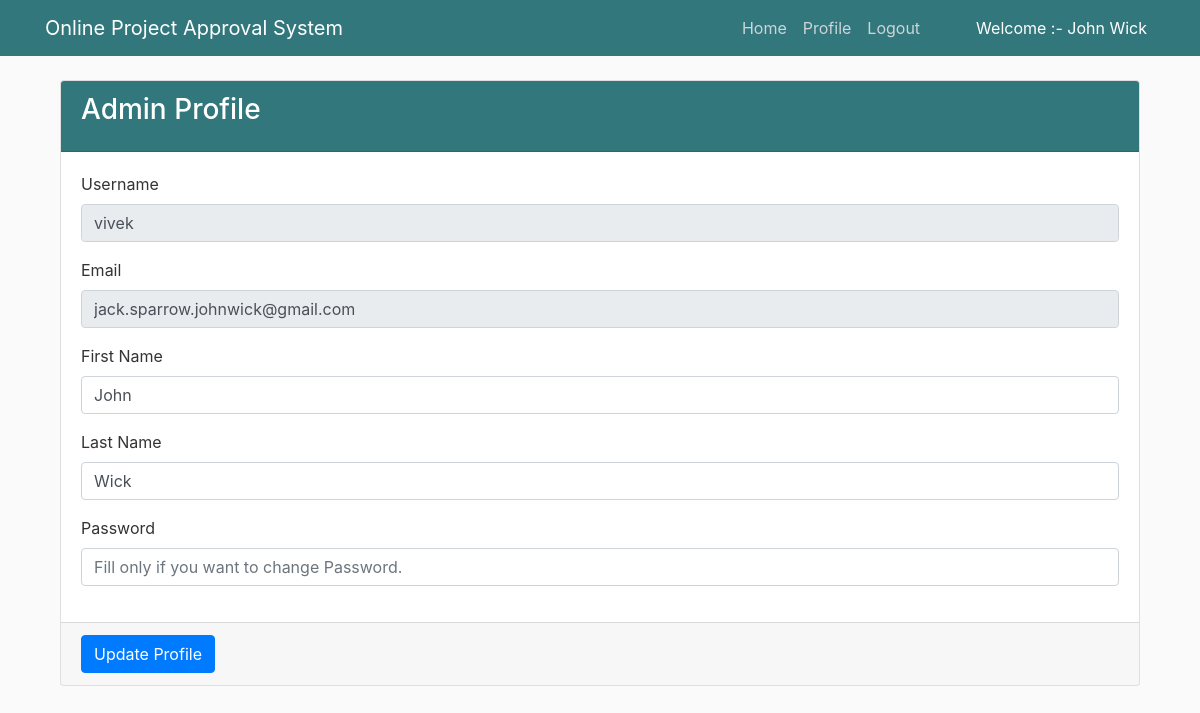
Screenshot of /admin_profile/ (signed in) with the database file from the repository.
### project/models.py (models this page shows, shortened)
class CustomUser(AbstractUser):
    user_type_data = ((1, 'Admin'), (2, 'HOD'), (3, 'Guide'), (4, 'Student'))
    user_type = models.CharField(default = 1, choices = user_type_data, max_length = 10)

### project/adminViews.py (the view)
# urls.py: path('admin_profile/', adminViews.admin_profile, name="admin_profile"),
def admin_profile(request):
    user = CustomUser.objects.get(id=request.user.id)
    context = {
        "user":user
    }
    return render(request, 'project/admin_templates/admin_profile.html',context)

### project/LoginCheckMiddleWare.py (called while the page is built, shortened)
    def process_view(self, request, view_func, view_args, view_kwargs):
        modulename = view_func.__module__
        user = request.user
        if user.is_authenticated:
            if user.user_type == "1":
                if modulename == "project.adminViews":
                    pass
                elif modulename == "project.views" or modulename == "django.views.static":
                    pass
                else:
                    return redirect("admin_home")
            else:
                return redirect("doLogin")

### project/templates/project/admin_templates/admin_profile.html (shortened to what this page needs)
{% extends 'project/admin_templates/manage_base.html' %}
{% block content %}
{% load static %}
<section class="content">
        <div class="container-fluid">
            <div class="row">
                <div class="col-md-12">
                    <div class="card card-primary">
                    <div class="card-header">
                        <h3 class="card-title">Admin Profile</h3>
                    </div>
                    <form role="form" method="POST" action="{% url 'admin_profile_update' %}">
                        <div class="card-body">
                            <div class="form-group">
                                <label>Username </label>
                                <input type="text" class="form-control" name="username" value="{{ user.username }}" disabled="disabled">
                            </div>
                            <div class="form-group">
                                <label>Email </label>
                                <input type="text" class="form-control" name="email" value="{{ user.email }}" disabled="disabled">
                            </div>
                            <div class="form-group">
                                <label>First Name </label>
                                <input type="text" class="form-control" name="first_name" value="{{ user.first_name }}">
                            </div>
                            <div class="form-group">
                                <label>Last Name </label>
                                <input type="text" class="form-control" name="last_name" value="{{ user.last_name }}">
                            </div>
                           <div class="form-group">
                                <label>Password </label>
                                <input type="text" class="form-control" name="password" placeholder="Fill only if you want to change Password.">
                            </div>
                        </div>
                        <div class="card-footer">
                        <button type="submit" class="btn btn-primary">Update Profile</button>
                        </div>
                    </form>
                    </div>
                </div>
            </div>
        </div>
      </section>
  {% endblock content %}

### project/templates/project/admin_templates/manage_base.html (shortened to what this page needs)
{% load static %}
<!DOCTYPE html>
<html lang="en" dir="ltr">
  <head>
    <link rel="stylesheet" href="https://stackpath.bootstrapcdn.com/bootstrap/4.3.1/css/bootstrap.min.css">
    <link rel="stylesheet" href="{% static "fontawesome-free/css/all.min.css" %}">
  <link rel="stylesheet" href="{% static 'project/main.css' %}">
  </head>
  <body>
    <header class="site-header">
      <nav class="navbar navbar-expand-md navbar-dark bg-steel fixed-top">
        <div class="container">
          <a href="/" class="navbar-brand mr-4" >Online Project Approval System</a>
          <div class="collapse navbar-collapse" id="navbarToggle">
            <div class="navbar-nav">
              {% if user.is_authenticated %}
                <a href="{% url 'admin_home' %}" class="nav-item nav-link">Home</a>
                <a href="{% url 'admin_profile' %}" class="nav-item nav-link">Profile</a>
                <a href="{% url 'logout_user' %}" class="nav-item nav-link">Logout</a>
                <a class="nav-item nav-link pl-5" style="color:white;"> Welcome :- {{ user.first_name }} {{ user.last_name }}</a>
              {% else %}
                <a href="{% url 'project-home' %}" class="nav-item nav-link">Home</a>
                <a href="{% url 'doLogin' %}" class="nav-item nav-link">Login</a>
                <a href="{% url 'project-about' %}" class="nav-item nav-link">About</a>
              {% endif %}
            </div>
          </div>
        </div>
      </nav>
    </header>
   <main role="main" class="container">
      <div class="row">
        <div class="col-md-12">
          {% block content %}
          {% endblock %}
        </div>
      </div>
    </main>
  </body>
</html>

### static/project/main.css (style rules this page uses)
body { background: #fafafa; color: #333333; margin-top: 5rem; }
h1, h2, h3, h4, h5, h6 { color: #444444; }
.bg-steel { background-color: #32777c; }
.site-header .navbar-nav .nav-link { color: #cbd5db; }

### project/templates/project/admin_templates/manage_base.html (style rules this page uses)
.card-header { background-color : #32777c; }
h3 { color:white; }

### rows the page displays
CustomUser: first_name "John", last_name "Wick", username "vivek", email "jack.sparrow.johnwick@gmail.com"
